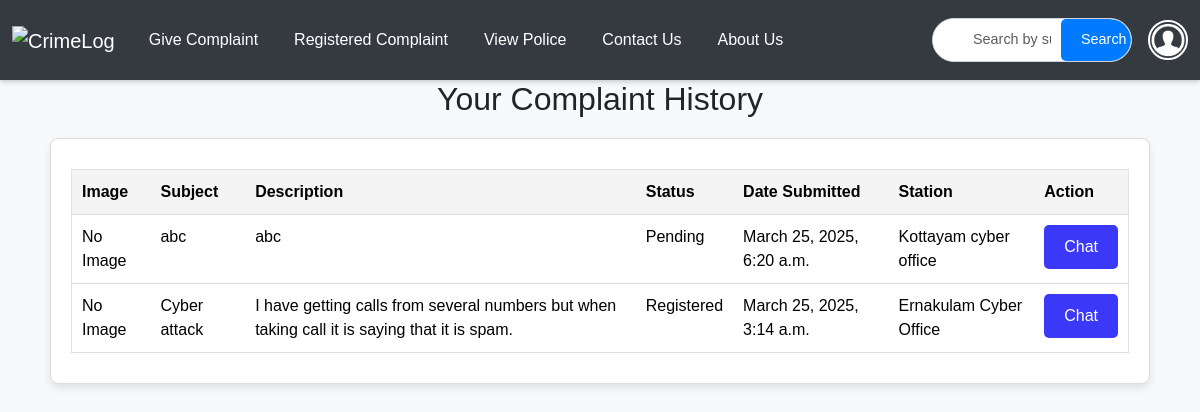
The app's page /userhistory/ (signed in) with its own data.
### app/models.py (models this page shows, shortened)
class Complaint(models.Model):
    user = models.ForeignKey(User, on_delete=models.CASCADE)
    police = models.ForeignKey(Police, on_delete=models.CASCADE)
    subject = models.CharField(max_length=255)
    description = models.TextField()
    image = models.ImageField(upload_to='complaint_images/', null=True, blank=True)  # New Image Field
    status = models.CharField(max_length=50, choices=[('Pending', 'Pending'), ('Registered', 'Registered'), ('Resolved', 'Resolved')], default='Pending')
    created_at = models.DateTimeField(auto_now_add=True)
    registered_at = models.DateTimeField(null=True, blank=True)  # Optional

class Police(models.Model):
    Email = models.EmailField(unique=True)
    name = models.TextField()
    phonenumber = models.IntegerField()
    password = models.TextField()
    location= models.TextField()

### app/views.py (the view)
# urls.py: path('userhistory/',views.userhistory, name='userhistory'),
def userhistory(req):
    if 'user' in req.session:
        user = get_user(req)
        query = req.POST.get('query', '')  # Get the search query from the POST request
        if query:
            complaints = Complaint.objects.filter(
                user=user
            ).filter(
                Q(subject__icontains=query) | Q(description__icontains=query)
            ).order_by('-created_at')
        else:
            complaints = Complaint.objects.filter(user=user).order_by('-created_at')
        return render(req, 'user/user_history.html', {'complaints': complaints, 'query': query})
    else:
        return redirect(login)

### app/views.py (called while the page is built)
def get_user(req):
    data=User.objects.get(Email=req.session['user'])
    return data

### templates/user/user_history.html (shortened to what this page needs)
<!DOCTYPE html>
<html lang="en">
<head>
    <link href="https://cdn.jsdelivr.net/npm/bootstrap@5.3.3/dist/css/bootstrap.min.css" rel="stylesheet">
    <link href="https://cdn.jsdelivr.net/npm/bootstrap-icons/font/bootstrap-icons.css" rel="stylesheet">
</head>
<body>
    <nav id="nav" class="navbar navbar-expand-lg navbar-dark sticky-top">
        <div class="container-fluid">
            <a class="navbar-brand" href="../userhome">
                <img id="logo" src="../static/images/complaints-text-on-red-round-grungy-texture-stamp-2HEHM9A.jpg" alt="CrimeLog">
            </a>
            <div class="collapse navbar-collapse" id="mynavbar">
                <ul class="navbar-nav me-auto">
                    <li class="nav-item">
                        <a class="nav-link" href="../submit_complaint">Give Complaint</a>
                    </li>
                    <li class="nav-item">
                        <a class="nav-link" href="../userhistory">Registered Complaint</a>
                    </li>
                    <li class="nav-item">
                        <a class="nav-link" href="../viewpolices">View Police</a>
                    </li>
                    <li class="nav-item">
                        <a class="nav-link" href="../contactus">Contact Us</a>
                    </li>
                    <li class="nav-item">
                        <a class="nav-link" href="../about">About Us</a>
                    </li>
                </ul>
                <div class="search-bar">
                    <form method="post" action="{% url 'userhistory' %}">
                        <div class="search-input-group">
                            <input class="form-control" type="text" name="query" placeholder="Search by subject or description..." value="{{ query|default:'' }}">
                            <button class="btn btn-primary" id="srch-btn" type="submit">Search</button>
                        </div>
                    </form>
                </div>
                <div class="dropdown ms-3">
                    <button class="btn btn-link dropdown p-0 border-0" type="button" id="profileDropdown" data-bs-toggle="dropdown" aria-expanded="false">
                        <img src="../static/images/profile.png" alt="Profile" class="profile-img">
                    </button>
                </div>
            </div>
        </div>
    </nav>
    <h2 id="h2">Your Complaint History</h2>
    <div class="card">
        <table border="1" class="table">
            <thead>
                <tr>
                    <th>Image</th>
                    <th>Subject</th>
                    <th>Description</th>
                    <th>Status</th>
                    <th>Date Submitted</th>
                    <th>Station</th>
                    <th>Action</th>
                </tr>
            </thead>
            <tbody>
                {% for complaint in complaints %}
                <tr>
                    <td>
                        {% if complaint.image %}
                            <img src="{{ complaint.image.url }}" alt="Complaint Image" width="50">
                        {% else %}
                            No Image
                        {% endif %}
                    </td>
                    <td>{{ complaint.subject }}</td>
                    <td>{{ complaint.description }}</td>
                    <td>{{ complaint.status }}</td>
                    <td>{{ complaint.created_at }}</td>
                    <td>{{complaint.police.name}}</td>
                    <td><a id="btn" href="../chat/{{complaint.pk}}">Chat</a></td>
                </tr>
                {% empty %}
                <tr>
                    <td colspan="5">No complaints found.</td>
                </tr>
                {% endfor %}
            </tbody>
        </table>
    </div>
</body>
</html>

### templates/user/user_history.html (style rules this page uses)
body { font-family: Arial, sans-serif; background-color: #f8f9fa; }
#nav { box-shadow: 0 2px 5px rgba(0, 0, 0, 0.2); background-color: #343a40; height: 80px; }
.navbar-brand img { max-height: 60px; }
.navbar .nav-link { color: #fff; transition: color 0.3s ease; margin: 10px; }
.search-input-group { display: flex; align-items: center; border: 1px solid #ced4da; border-radius: 25px; overflow: hidden; background-color: #fff; width: 300px; }
.search-input-group input { flex: 1; border: none; padding: 10px 10px 10px 40px; outline: none; font-size: 0.9rem; }
.search-input-group button { background-color: #007bff; border: none; color: #fff; padding: 10px 20px; font-size: 0.9rem; cursor: pointer; border-top-right-radius: 25px; border-bottom-right-radius: 25px; transition: background-color 0.3s ease; }
.profile-img { width: 40px; height: 40px; border-radius: 50%; object-fit: cover; border: 2px solid #fff; background-color: #343a40; }
#h2 { text-align: center; }
.card { border: 1px solid #ddd; border-radius: 8px; box-shadow: 0 4px 8px rgba(0, 0, 0, 0.1); padding: 20px; margin: 20px 50px; background-color: #fff; overflow: scroll; }
.table { width: 100%; border-collapse: collapse; margin: 10px 0; font-family: Arial, sans-serif; }
.table th, .table td { padding: 10px; text-align: left; border-bottom: 1px solid #ddd; }
.table th { background-color: #f4f4f4; }
#btn { display: inline-block; padding: 10px 20px; background-color: #3b38f8; color: white; text-decoration: none; border-radius: 5px; font-size: 16px; transition: background-color 0.3s ease, transform 0.3s ease; }
@media only screen and (max-width:  1200px) { .search-input-group { max-width: 200px; } }
@media only screen and (max-width:  1200px) { #srch-btn { max-width: 70px; } }

### records on screen
Complaint: image "No Image", subject "abc", description "abc", status "Pending", created_at "March 25, 2025, 6:20 a.m.", police.name "Kottayam cyber office"
Complaint: shows "No Image", subject "Cyber attack", description "I have getting calls from several numbers but when taking call it is saying that it is spam.", status "Registered", created_at "March 25, 2025, 3:14 a.m.", police.name "Ernakulam Cyber Office"
